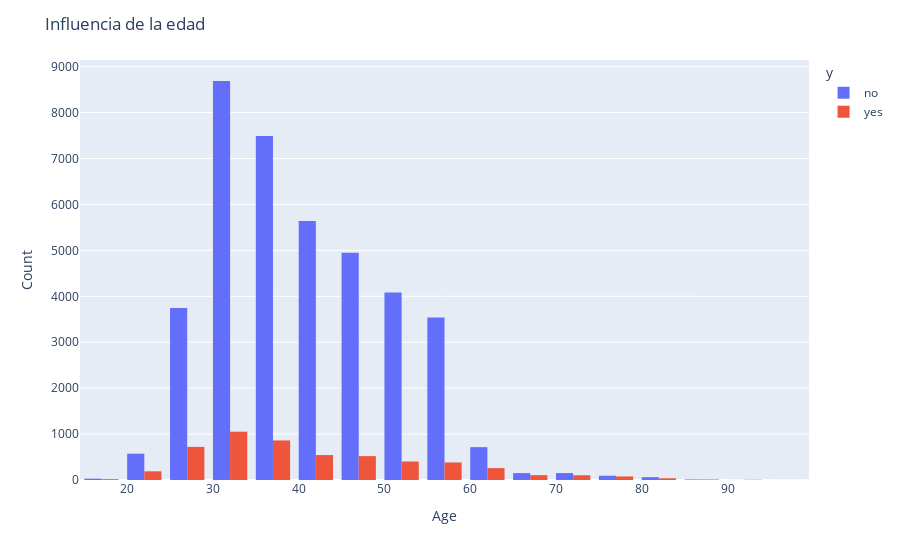

The notebook cell saved with this chart:
### Code cell
ages = px.histogram(df, x='age', color='y', nbins=20, barmode='group')
ages.update_layout(title='Influencia de la edad', xaxis_title='Age', yaxis_title='Count')
ages.show()

### Figure 1 — Plotly figure (JSON) as saved in the notebook; plotly's stock layout.template omitted (floating-point values rounded to 4 significant figures; data arrays with more than 128 entries replaced by an {"elided": "..."} marker saying what was removed)
{"data": [{"alignmentgroup": "True", "bingroup": "x", "hovertemplate": "y=no<br>age=%{x}<br>count=%{y}<extra></extra>", "legendgroup": "no", "marker": {"color": "#636efa", "pattern": {"shape": ""}}, "name": "no", "nbinsx": 20, "offsetgroup": "no", "orientation": "v", "showlegend": true, "type": "histogram", "x": {"elided": "39922 int values"}, "xaxis": "x", "yaxis": "y"}, {"alignmentgroup": "True", "bingroup": "x", "hovertemplate": "y=yes<br>age=%{x}<br>count=%{y}<extra></extra>", "legendgroup": "yes", "marker": {"color": "#EF553B", "pattern": {"shape": ""}}, "name": "yes", "nbinsx": 20, "offsetgroup": "yes", "orientation": "v", "showlegend": true, "type": "histogram", "x": {"elided": "5289 int values"}, "xaxis": "x", "yaxis": "y"}], "layout": {"barmode": "group", "legend": {"title": {"text": "y"}, "tracegroupgap": 0}, "margin": {"t": 60}, "title": {"text": "Influencia de la edad"}, "xaxis": {"anchor": "y", "domain": [0, 1], "title": {"text": "Age"}}, "yaxis": {"anchor": "x", "domain": [0, 1], "title": {"text": "Count"}}}}
